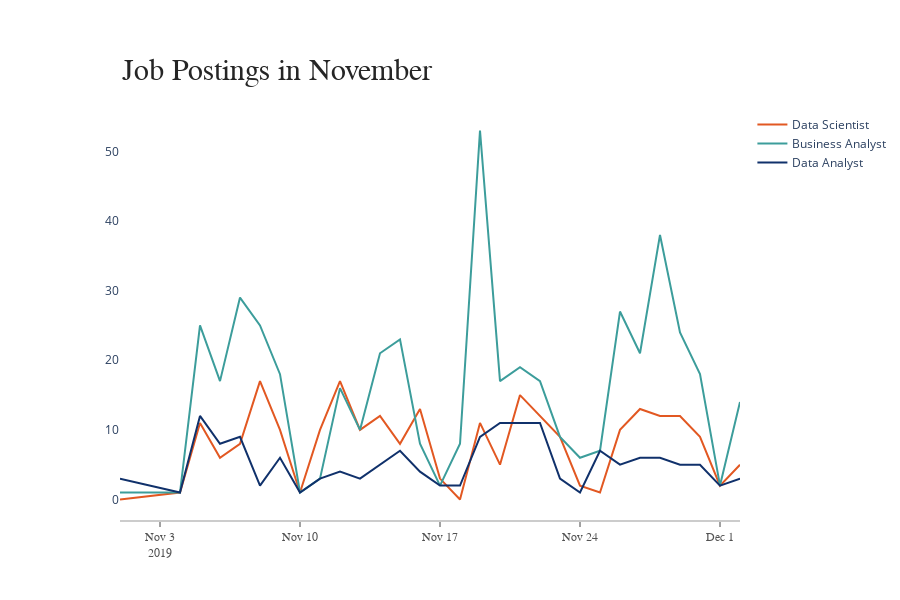

This figure's notebook cell:
### Code cell
import plotly.graph_objects as go
import numpy as np

title = 'Job Postings in November'
labels = ['Data Scientist', 'Business Analyst', 'Data Analyst']
colors = ['#e25822', '#3c9d9b', '#10316b']

mode_size = [8, 8, 8]
line_size = [2, 2, 2]

x_data = np.vstack(([str(x.date()) for x in list_of_date],)*3)

y_data = np.array([
    ds_list,
    ba_list,
    da_list,
])

fig = go.Figure()

for i in range(0, 3):
    fig.add_trace(go.Scatter(x=x_data[i], y=y_data[i], mode='lines',
        name=labels[i],
        line=dict(color=colors[i], width=line_size[i]),
        connectgaps=True,
    ))

#     # endpoints
#     fig.add_trace(go.Scatter(
#         x=[x_data[i][0], x_data[i][-1]],
#         y=[y_data[i][0], y_data[i][-1]],
#         mode='markers',
#         marker=dict(color=colors[i], size=mode_size[i])
#     ))

fig.update_layout(
    xaxis=dict(
        showline=True,
        showgrid=False,
        showticklabels=True,
        linecolor='rgb(204, 204, 204)',
        linewidth=2,
        ticks='outside',
        tickfont=dict(
            family='Arial',
            size=12,
            color='rgb(82, 82, 82)',
        ),
    ),
    yaxis=dict(
        showgrid=False,
        zeroline=False,
        showline=False,
        showticklabels=True,
    ),
    autosize=False,
    margin=dict(
        autoexpand=False,
        l=120,
        r=160,
        t=110,
    ),
    width=900,
    height=600,
    showlegend=True,
    plot_bgcolor='white'
)

annotations = []

# # Adding labels
# for y_trace, label, color in zip(y_data, labels, colors):
#     # labeling the left_side of the plot
#     annotations.append(dict(xref='paper', x=0.05, y=y_trace[0],
#                                   xanchor='right', yanchor='middle',
#                                   text=label + ' {}'.format(y_trace[0]),
#                                   font=dict(family='Arial',
#                                             size=12),
#                                   showarrow=True))
#     # labeling the right_side of the plot
#     annotations.append(dict(xref='paper', x=0.95, y=y_trace[11],
#                                   xanchor='left', yanchor='middle',
#                                   text='{}'.format(y_trace[11]),
#                                   font=dict(family='Arial',
#                                             size=16),
#                                   showarrow=False))
# Title
annotations.append(dict(xref='paper', yref='paper', x=0.0, y=1.05,
                              xanchor='left', yanchor='bottom',
                              text='Job Postings in November',
                              font=dict(family='Arial',
                                        size=30,
                                        color='rgb(37,37,37)'),
                              showarrow=False))
# # Source
# annotations.append(dict(xref='paper', yref='paper', x=0.5, y=-0.1,
#                               xanchor='center', yanchor='top',
#                               text='Source: PewResearch Center & ' +
#                                    'Storytelling with data',
#                               font=dict(family='Arial',
#                                         size=12,
#                                         color='rgb(150,150,150)'),
#                               showarrow=False))

fig.update_layout(annotations=annotations)

fig.show()
# py.iplot(fig)

### Figure 1 — Plotly figure (JSON) as saved in the notebook; plotly's stock layout.template omitted (floating-point values rounded to 4 significant figures)
{"data": [{"connectgaps": true, "line": {"color": "#e25822", "width": 2}, "mode": "lines", "name": "Data Scientist", "type": "scatter", "x": ["2019-11-01", "2019-11-04", "2019-11-05", "2019-11-06", "2019-11-07", "2019-11-08", "2019-11-09", "2019-11-10", "2019-11-11", "2019-11-12", "2019-11-13", "2019-11-14", "2019-11-15", "2019-11-16", "2019-11-17", "2019-11-18", "2019-11-19", "2019-11-20", "2019-11-21", "2019-11-22", "2019-11-23", "2019-11-24", "2019-11-25", "2019-11-26", "2019-11-27", "2019-11-28", "2019-11-29", "2019-11-30", "2019-12-01", "2019-12-02"], "y": [0, 1, 11, 6, 8, 17, 10, 1, 10, 17, 10, 12, 8, 13, 3, 0, 11, 5, 15, 12, 9, 2, 1, 10, 13, 12, 12, 9, 2, 5]}, {"connectgaps": true, "line": {"color": "#3c9d9b", "width": 2}, "mode": "lines", "name": "Business Analyst", "type": "scatter", "x": ["2019-11-01", "2019-11-04", "2019-11-05", "2019-11-06", "2019-11-07", "2019-11-08", "2019-11-09", "2019-11-10", "2019-11-11", "2019-11-12", "2019-11-13", "2019-11-14", "2019-11-15", "2019-11-16", "2019-11-17", "2019-11-18", "2019-11-19", "2019-11-20", "2019-11-21", "2019-11-22", "2019-11-23", "2019-11-24", "2019-11-25", "2019-11-26", "2019-11-27", "2019-11-28", "2019-11-29", "2019-11-30", "2019-12-01", "2019-12-02"], "y": [1, 1, 25, 17, 29, 25, 18, 1, 3, 16, 10, 21, 23, 8, 2, 8, 53, 17, 19, 17, 9, 6, 7, 27, 21, 38, 24, 18, 2, 14]}, {"connectgaps": true, "line": {"color": "#10316b", "width": 2}, "mode": "lines", "name": "Data Analyst", "type": "scatter", "x": ["2019-11-01", "2019-11-04", "2019-11-05", "2019-11-06", "2019-11-07", "2019-11-08", "2019-11-09", "2019-11-10", "2019-11-11", "2019-11-12", "2019-11-13", "2019-11-14", "2019-11-15", "2019-11-16", "2019-11-17", "2019-11-18", "2019-11-19", "2019-11-20", "2019-11-21", "2019-11-22", "2019-11-23", "2019-11-24", "2019-11-25", "2019-11-26", "2019-11-27", "2019-11-28", "2019-11-29", "2019-11-30", "2019-12-01", "2019-12-02"], "y": [3, 1, 12, 8, 9, 2, 6, 1, 3, 4, 3, 5, 7, 4, 2, 2, 9, 11, 11, 11, 3, 1, 7, 5, 6, 6, 5, 5, 2, 3]}], "layout": {"annotations": [{"font": {"color": "rgb(37,37,37)", "family": "Arial", "size": 30}, "showarrow": false, "text": "Job Postings in November", "x": 0, "xanchor": "left", "xref": "paper", "y": 1.05, "yanchor": "bottom", "yref": "paper"}], "autosize": false, "height": 600, "margin": {"autoexpand": false, "l": 120, "r": 160, "t": 110}, "plot_bgcolor": "white", "showlegend": true, "width": 900, "xaxis": {"linecolor": "rgb(204, 204, 204)", "linewidth": 2, "showgrid": false, "showline": true, "showticklabels": true, "tickfont": {"color": "rgb(82, 82, 82)", "family": "Arial", "size": 12}, "ticks": "outside"}, "yaxis": {"showgrid": false, "showline": false, "showticklabels": true, "zeroline": false}}}
